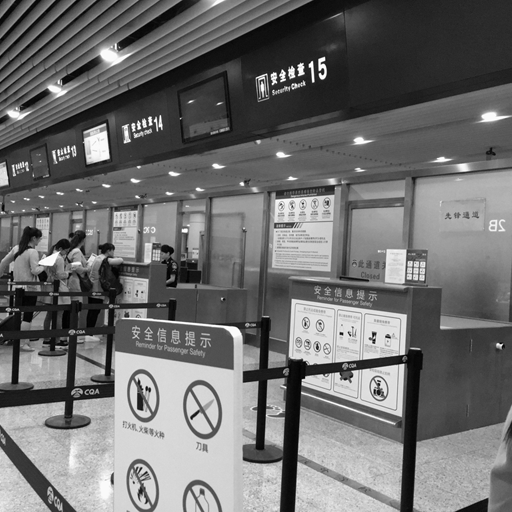
#> input picture DataAugmentation/data-augmentation-master/trainA/airport.bmp, 512 x 512 px
$ python -i opencv.py   (imports and definitions only)
#> lines starting #> are read from the running program, lines starting #| are printed output that depends on the picture
#> further down, picture is the input picture: shape (512, 512, 3); min 0, max 255, mean 110.8
#coding:utf8
import numpy as np
import os
import cv2
import glob
import shutil
import random
import xlsxwriter


# 批量重命名文件
# 批量裁剪图片
# 数据扩增

w = 224
h = 224

# 重命名
# [162 lines left out: functions rename, move, resize, write_excel, flip, rotate and 4 more, not called in this run]


# 平移
def pingyi(img):
    rows, cols = img.shape[:2]
#> rows = 512; cols = 512
    M = np.array([[1, 0, -100], [0, 1, -50]], dtype=np.float32)
    img_change = cv2.warpAffine(img, M, (cols, rows))
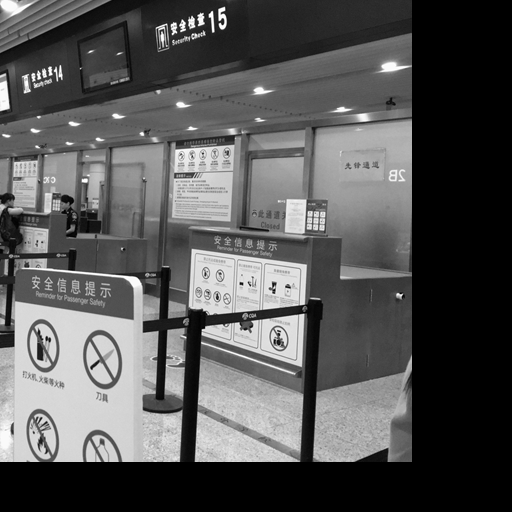
#> img_change: shape (512, 512, 3); min 0, max 255, mean 85.6
    img_change = cv2.resize(img_change,(224,224))
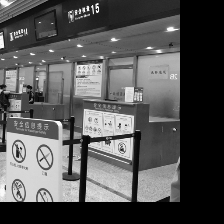
#> img_change: shape (224, 224, 3); min 0, max 254, mean 85.3
    return img_change


# [36 lines not run here, left out]

>>> import cv2
>>> picture = cv2.imread('trainA/airport.bmp')
>>> result = pingyi(picture)

$ run again, on DataAugmentation/data-augmentation-master/trainB/animal_02_2.jpg
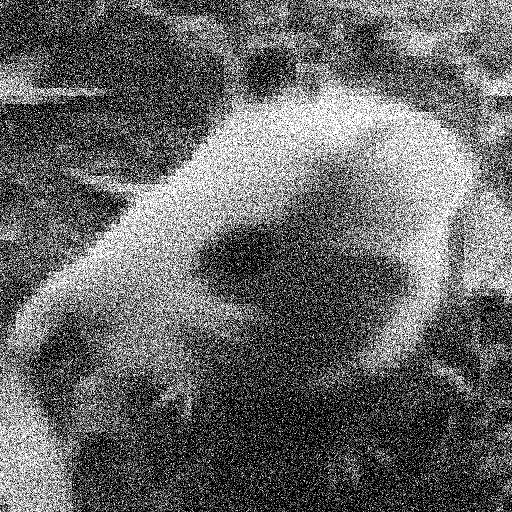
#> input picture DataAugmentation/data-augmentation-master/trainB/animal_02_2.jpg, 512 x 512 px
#> picture is the input picture: shape (512, 512, 3); min 0, max 255, mean 101.8
#> in pingyi, `img_change = cv2.warpAffine(img, M, (cols, rows))`:
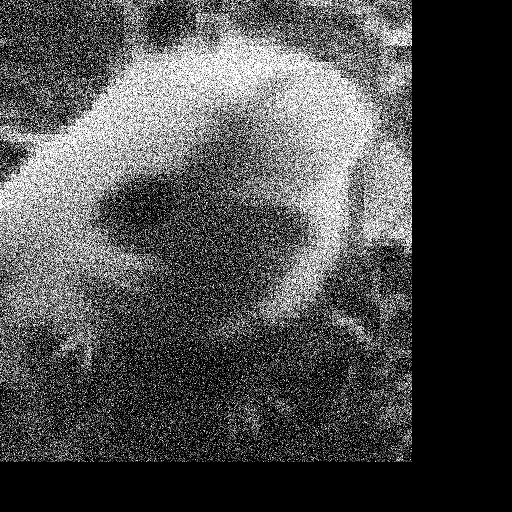
#> img_change: shape (512, 512, 3); min 0, max 255, mean 74
#> in pingyi, `img_change = cv2.resize(img_change,(224,224))`:
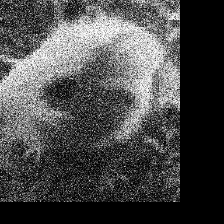
#> img_change: shape (224, 224, 3); min 0, max 255, mean 73.7

$ run again, on DataAugmentation/data-augmentation-master/trainB/blackboard_02_2.jpg
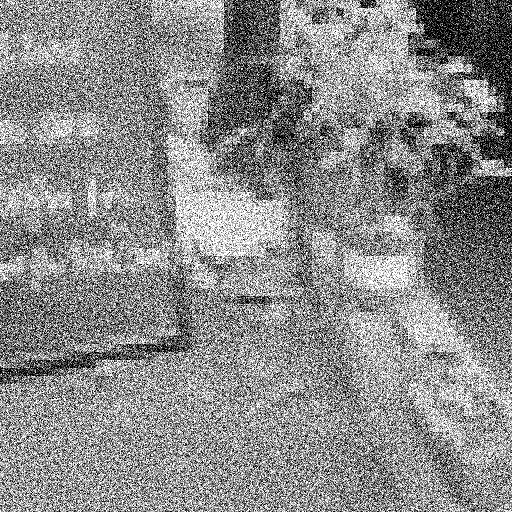
#> input picture DataAugmentation/data-augmentation-master/trainB/blackboard_02_2.jpg, 512 x 512 px
#> picture is the input picture: shape (512, 512, 3); min 0, max 255, mean 138.8
#> in pingyi, `img_change = cv2.warpAffine(img, M, (cols, rows))`:
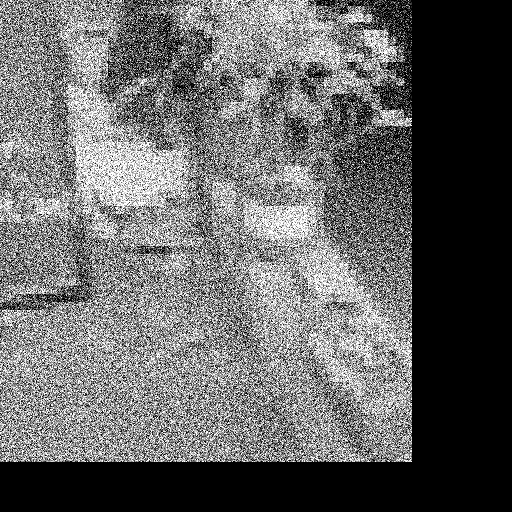
#> img_change: shape (512, 512, 3); min 0, max 255, mean 101.6
#> in pingyi, `img_change = cv2.resize(img_change,(224,224))`:
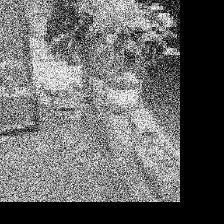
#> img_change: shape (224, 224, 3); min 0, max 255, mean 101.2
